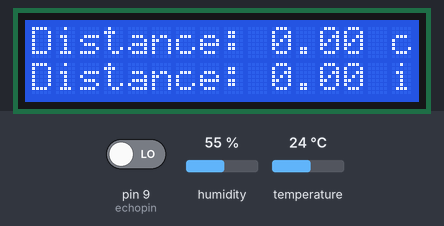
Simulated run of this sketch. Board: Arduino Uno, built with avr-gcc and run on an emulated ATmega328P. On the bench: 16×2 character LCD. Inputs (shaded band) come from the test bench; at power-on: humidity 55 %, temperature 24 °C, pin 9 (echopin) LOW. What the sketch prints to the serial monitor is not drawn.

Above: at 1.8 s.
1.9 s: humidity set to 22 %
At 3.1 s:
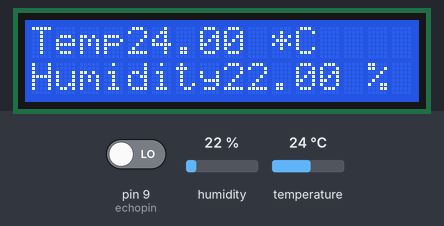
10.7 s: temperature set to 12 °C
At 12.8 s:
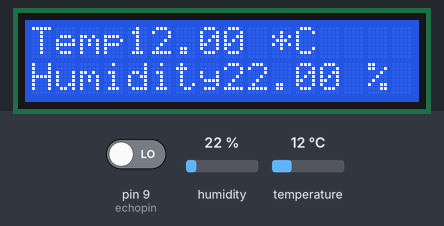
13.5 s: humidity set to 40 %
At 15.5 s:
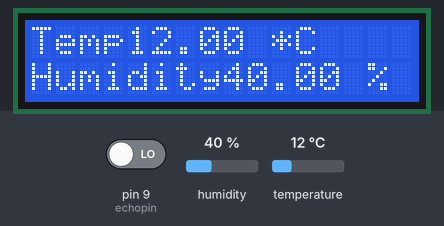
17.7 s: temperature set to 19 °C
At 19.2 s:
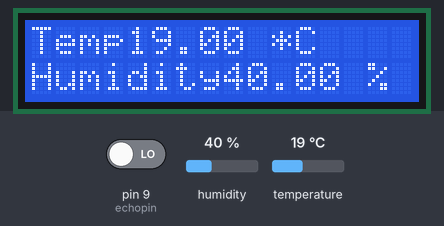
Timing chart, 0 to 20.7 s (numbered marks = the images above; inputs shaded):
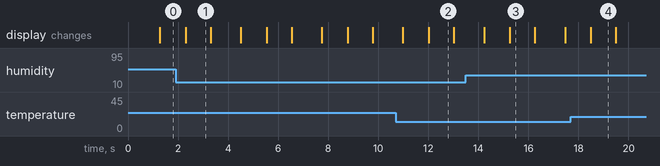

The sketch:

lcd_ultra.ino
```cpp
#include <LiquidCrystal.h>
#include<DHT.h>
LiquidCrystal lcd (2, 3, 4, 5, 6, 7);
int  trigpin = 8;
int echopin = 9;
DHT dht(10, DHT11);
float duration;
float distance;
float distance_inch;

void setup()
{
  lcd.begin(16, 2);
  Serial.begin(9600);
  pinMode(trigpin, OUTPUT);
  pinMode(echopin, INPUT);
  dht.begin();
}

void loop() {
  digitalWrite(8, LOW);
  delay(100);
  digitalWrite(8, HIGH);
  delay(100);
  digitalWrite(8, LOW);
  duration = pulseIn(9, HIGH);
  distance = 0.034 * duration / 2.0;
  distance_inch = distance * 0.393701;
  lcd.setCursor(0, 0);
  lcd.print("Distance: ");
  lcd.print(distance);
  lcd.print(" cm");
  lcd.setCursor(0, 1);
  lcd.print("Distance: ");
  lcd.print(distance_inch);
  lcd.print(" inch");
  Serial.println("Distance: " + String(distance) + " cm");
  Serial.println("Distance: " + String(distance_inch) + " inch");
  delay(1000);
  lcd.clear();
  float h = dht.readHumidity();
  float t = dht.readTemperature();
  lcd.setCursor(0, 0);
  lcd.print("Temp");
  lcd.print(t);
  lcd.print(" *C");
  lcd.setCursor(0, 1);
  lcd.print("Humidity");
  lcd.print(h);
  lcd.print(" %");
  Serial.println("Temperature: " + String(t) + " *C");
  Serial.println("Humidity: " + String(h) + " %");
  Serial.println();
  delay(1000);
  lcd.clear();
  }
```

Measured:
- what the display in image 1 shows lasts 1.0 s, from 2.3 s to 3.3 s
